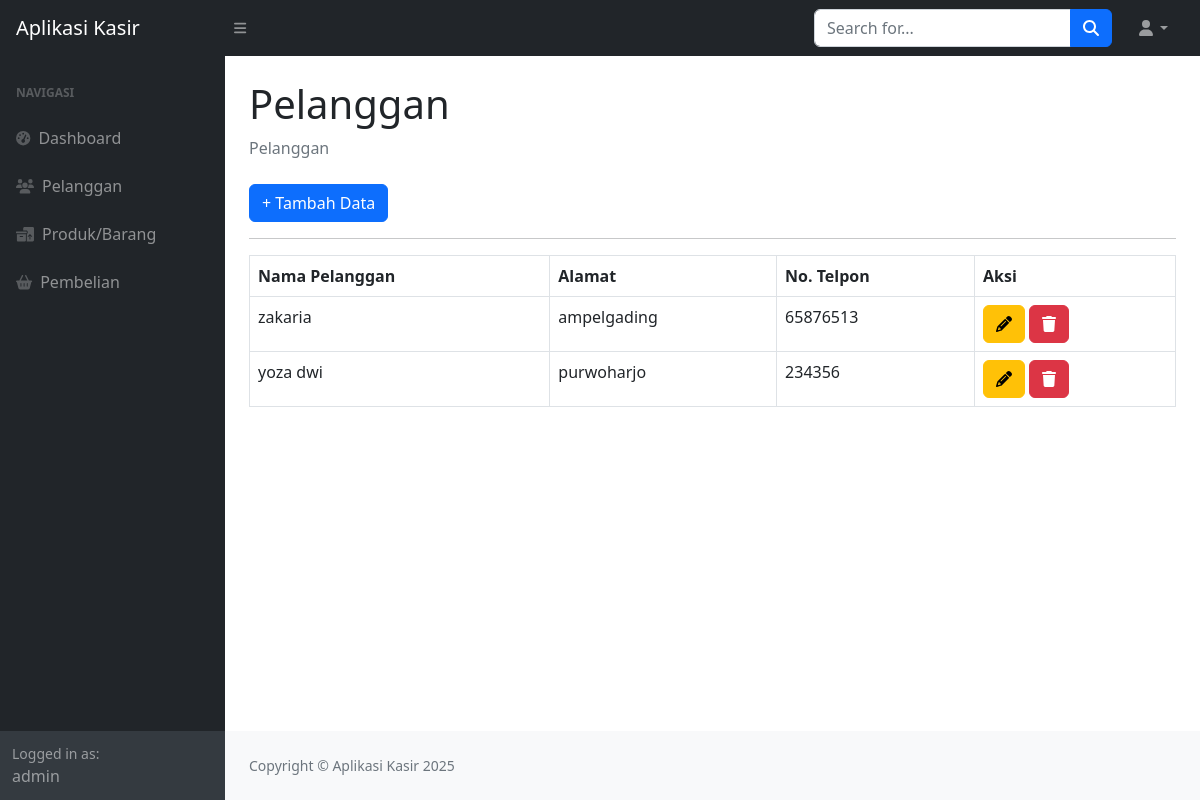
Page /index.php?page=pelanggan (signed in) on the committed database.
### tables this page shows
CREATE TABLE `pelanggan` (
  `id_pelanggan` int(11) NOT NULL,
  `nama_pelanggan` varchar(255) DEFAULT NULL,
  `alamat` text DEFAULT NULL,
  `no_telpon` varchar(255) DEFAULT NULL
);

### pelanggan.php (the view)
<div class="container-fluid px-4">
                        <h1 class="mt-4">Pelanggan</h1>
                        <ol class="breadcrumb mb-4">
                            <li class="breadcrumb-item active">Pelanggan</li>
                        </ol>
                        <a href="?page=pelanggan_tambah" class="btn btn-primary">+ Tambah Data</a>
                        <hr>
                        <table class="table table-bordered">
                            <tr>
                                <th>Nama Pelanggan</th>
                                <th>Alamat</th>
                                <th>No. Telpon</th>
                                <th>Aksi</th>
                            </tr>
                            <?php
                                $query = mysqli_query($koneksi, "SELECT * FROM pelanggan");
                                while($data = mysqli_fetch_array($query)) {
                                    ?>
                                    <tr>
                                        <td><?php echo $data['nama_pelanggan']; ?></td>
                                        <td><?php echo $data['alamat']; ?></td>
                                        <td><?php echo $data['no_telpon']; ?></td>
                                        <td>
                                            <a href="?page=pelanggan_ubah&&id=<?php echo $data['id_pelanggan']; ?>" class="btn btn-warning" title="ubah"><i class ="fa fa-pencil"></i></a>
                                            <a href="?page=pelanggan_hapus&&id=<?php echo $data['id_pelanggan']; ?>" class="btn btn-danger" title="hapus"><i class ="fa fa-trash"></i></a>
                                        </td>
                                    </tr>
                                    <?php
                                }
                            ?>
                        </table>
                    </div>

### rows in the picture
pelanggan: nama_pelanggan "zakaria", alamat "ampelgading", no_telpon "65876513"
pelanggan: nama_pelanggan "yoza dwi", alamat "purwoharjo", no_telpon "234356"

### other values in the picture
$_SESSION['user']['nama'] "admin"
